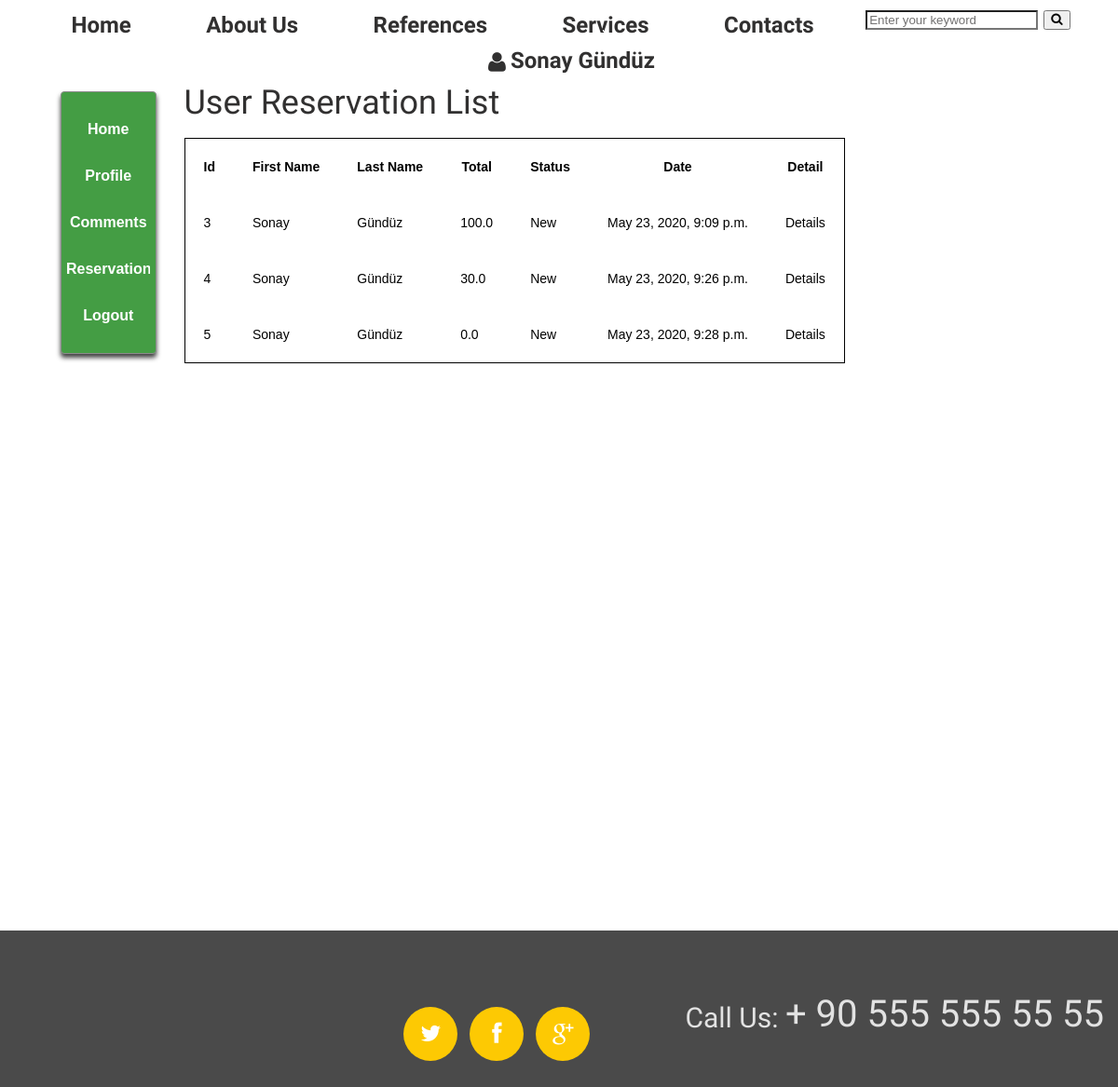
The page /user/reservations/ (signed in) on the database as committed earlier.
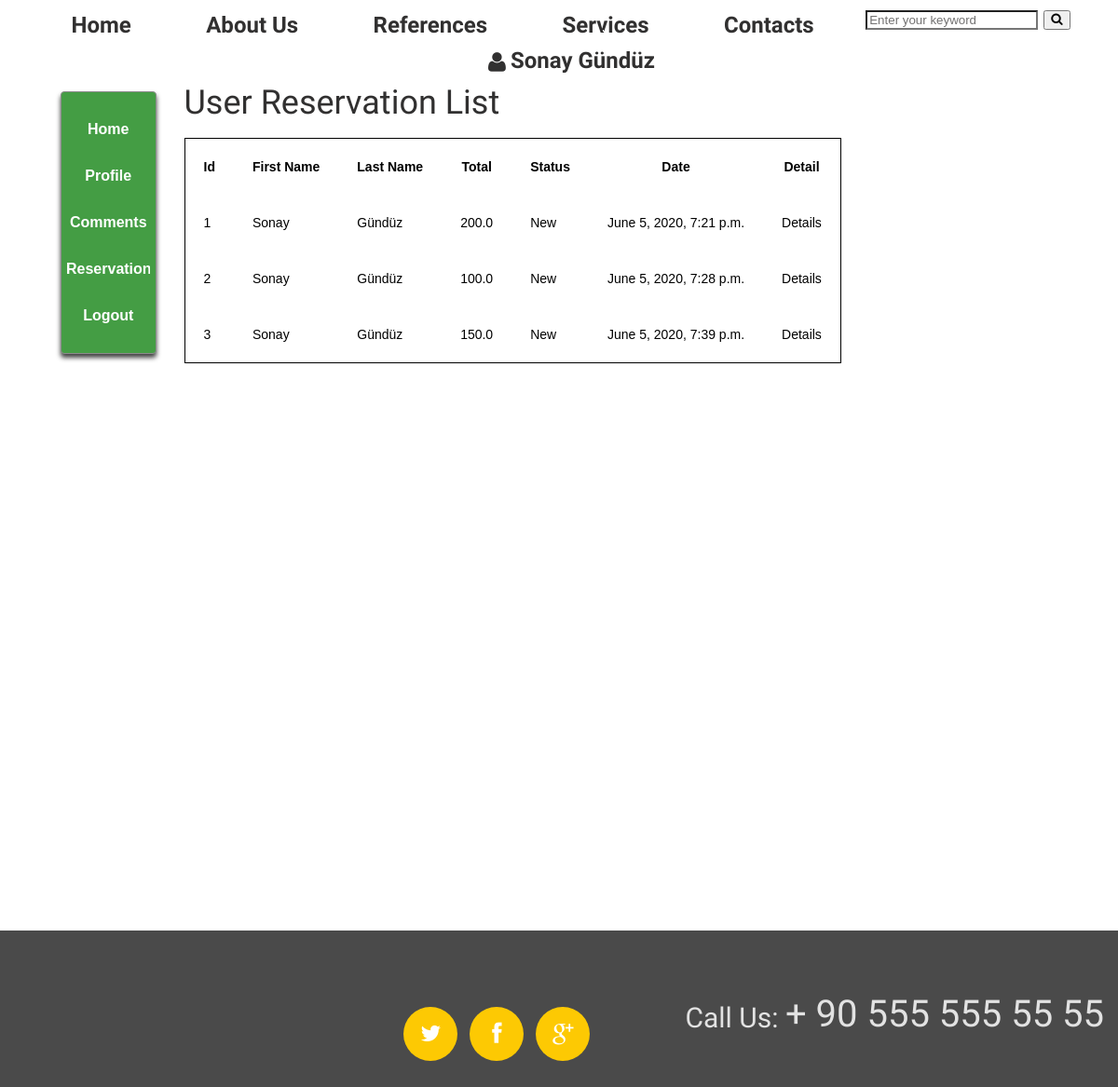
The same page on the database as committed later.
### reservation/models.py (models this page shows, shortened)
class Reservation(models.Model):
    STATUS =(
        ('New', 'New'),
        ('Accepted', 'Accepted'),
        ('Completed', 'Completed'),
        ('Canceled', 'Canceled'),
    )
    user = models.ForeignKey(User, on_delete=models.SET_NULL, null=True)
    code = models.CharField(max_length=5, editable=False)
    first_name = models.CharField(max_length=18)
    last_name = models.CharField(max_length=18)
    phone = models.CharField(blank=True, max_length=28)
    address = models.CharField(blank=True, max_length=150)
    city = models.CharField(blank=True, max_length=20)
    country = models.CharField(blank=True, max_length=20)
    total = models.FloatField()
    date = models.DateTimeField()
    kalkisyeri = models.CharField(max_length=255, blank=True, verbose_name="Kalkış Yeri")
    varisyeri = models.CharField(max_length=255, blank=True, verbose_name="Varış Yeri")
    status = models.CharField(max_length=18, choices=STATUS, default='New')
    ip = models.CharField(blank=True, max_length=20)
    adminnote = models.CharField(blank=True, max_length=100)
    created_at = models.DateTimeField(auto_now_add=True)
    updated_at = models.DateTimeField(auto_now_add=True)

### user/views.py (the view)
# urls.py: path('reservations/', views.reservations, name='reservations'),
@login_required(login_url='/login')
def reservations(request):
    category = Category.objects.all()
    current_user = request.user
    reservations = Reservation.objects.filter(user_id=current_user.id)
    context = {
        'category': category,
        'reservations': reservations,
    }
    return render(request, 'user_reservations.html', context)

### user/templates/user_reservations.html (shortened to what this page needs)
{% extends "homebase.html" %}
{% block content %}
<div class="content" style="background: white; padding-bottom: 1000px">
		<div class="grid_9" style="margin-left: 50px; margin-top: -10px">
			<div class="grid_3">
				{% include "user_panel.html" %}
			</div>
			<div class="grid_9">
				<div class="section-title">
					<h3 class="title"> User Reservation List </h3>
				</div>
				<table style="border: 1px solid black">
						<tr>
							<th class="text-left" style="padding: 20px">Id</th>
							<th class="text-left" style="padding: 20px">First Name</th>
							<th class="text-left"style="padding: 20px" >Last Name</th>
							<th class="text-left" style="padding: 20px">Total</th>
							<th class="text-left" style="padding: 20px">Status</th>
							<th class="text-left" style="padding: 20px">Date</th>
							<th class="text-left" style="padding: 20px">Detail</th>
						</tr>
					{% for rs in reservations %}
						<tr>
							<td class="text-left" style="padding: 20px">{{rs.id}}</td>
							<td class="text-left" style="padding: 20px">{{rs.first_name}}</td>
							<td class="text-left" style="padding: 20px">{{rs.last_name}}</td>
							<td class="text-left" style="padding: 20px">{{rs.total}}</td>
							<td class="text-left" style="padding: 20px">{{rs.status}}</td>
							<td class="text-left" style="padding: 20px">{{rs.created_at}}</td>
							<td class="text-left" style="padding: 20px"><a class="btn-small" href="/user/reservationdetail/{{rs.id}}"> Details </a> </td>
						</tr>
					{% endfor %}
				</table>
			</div>
		</div>
</div>
{% endblock %}

### home/templates/homebase.html (shortened to what this page needs)
<!DOCTYPE html>
<html lang="en">
		<head>
		{% load static %}
		<link rel="stylesheet" href="{% static 'booking/css/booking.css' %}">
		<link rel="stylesheet" href="{% static 'css/camera.css' %}">
		<link rel="stylesheet" href="{% static 'css/owl.carousel.css' %}">
		<link rel="stylesheet" href="{% static 'css/style.css' %}">
	</head>
	{% include 'header.html' %}
	{% block content %} {% endblock %}
	{% include 'footer.html' %}
<body>
</body>
</html>

### home/templates/header.html (shortened to what this page needs)
{% load static %}
<div class="main" style="margin-top: -24px">
<header>
	<div class="menu_block">
		<div class="container_12" >
			<div class="grid_12" style="margin-top: 20px">
				<nav class="horizontal-nav full-width horizontalNav-notprocessed">
					<ul class="sf-menu">
						<li><a href="/">Home</a></li>
						<li><a href="/about">About Us</a></li>
						<li><a href="/references">References</a></li>
						{% load mptt_tags %}
						<li> <a href="/services">Services</a>
						</li>
						<li><a href="/contact">Contacts</a></li>
						<li>
							<div class="header-search">
								<form action="/search/" method="post">
							 		<input name="q" id="q" class="input search-input" type="text" placeholder="Enter your keyword">
									<button class="search-btn"><i class="fa fa-search"></i> </button>
								</form>
							</div>
						</li>
						<li>
							{% if user.id is not None %}
								<a href="/user" ><i class="fa fa-user" style="margin-right: 5px"></i>{{user.first_name}} {{user.last_name}}</a>
							{% else %}
								<a href="/login" class="text-uppercases">Login</a> / <a href="/signup/" class="text-uppercases">Sign Up</a>
							{% endif %}
						</li>
					</ul>
				</nav>
			</div>
		</div>
	</div>
</header>
</div>

### user/templates/user_panel.html (shortened to what this page needs)
<div class="container" style="margin-top: 20px">
  <div class="link">
  </div>
  <div class="link">
  </div>
  <div class="link">
  </div>
   <div class="link">
  </div>
  <div class="link">
  </div>
</div>

### home/templates/footer.html (shortened to what this page needs)
<footer>
			<div class="container_12">
				<div class="grid_12">
					<div class="f_phone"><span> Call Us: </span> + 90 555 555 55 55</div>
					<div class="socials">
						<a href="#" class="fa fa-twitter"></a>
						<a href="#" class="fa fa-facebook"></a>
						<a href="#" class="fa fa-google-plus"></a>
					</div>
				</div>
			</div>
		</footer>

### home/static/css/style.css (style rules this page uses)
html { width: 100%; }
* { -webkit-text-size-adjust: none; }
body { position: relative; background-color: #4a4a4a; color: #878787; font: 14px/20px 'Open Sans', sans-serif; }
input { border-radius: 0 !important; outline: none !important; }
h1, h2, h3, h4, h5, h6 { font-weight: normal; color: #3e454c; font-family: 'Roboto Condensed', sans-serif; }
h3 { font-size: 36px; line-height: 36px; color: #313030; padding-top: 14px; margin-bottom: 20px; }
ul { padding: 0; margin: 0; list-style: none; }
a { text-decoration: none; color: inherit; outline: none; transition: 0.5s ease; -o-transition: 0.5s ease; -webkit-transition: 0.5s ease; }
.main { background-color: #fff; }
header { display: block; }
.content { padding-bottom: 113px; }
footer { display: block; padding: 0px 0 60px; font-size: 14px; color: #aaa; line-height: 18px; font-family: 'Roboto Condensed', sans-serif; }
.f_phone { padding-top: 72px; font-size: 40px; line-height: 36px; float: right; color: #e2e2e2; }
.f_phone span { position: relative; top: 4px; font-size: 30px; }
.socials { margin-right: 96px; padding-top: 82px; float: right; overflow: hidden; }
.socials a { display: block; float: left; margin: 0 6px 0 7px; color: #fff; text-align: center; background-color: #fdc903; border-radius: 500px; width: 58px; height: 58px; font-size: 24px; line-height: 58px; }

### home/static/css/grid.css (style rules this page uses)
body { min-width: 1200px; }
.container_12 { margin-left: auto; margin-right: auto; width: 1200px; }
.grid_1, .grid_2, .grid_3, .grid_4, .grid_5, .grid_6, .grid_7, .grid_8, .grid_9, .grid_10, .grid_11, .grid_12 { display:inline; float: left; position: relative; margin-left: 15px; margin-right: 15px; }
.container_12 .grid_12 { width:1170px; }

### home/static/css/superfish.css (style rules this page uses)
.menu_block { z-index: 999; position: relative; background: url(../images/menu_bg.png) 0 0 repeat-x #d8d8db; padding: 12px 0 11px; }
.menu_block nav { position: relative; font-family: 'Marvel', sans-serif; }
nav>.sf-menu { z-index: 990; text-align: center; position: relative; }
nav { position:relative;padding: 0px 0 0 0; }
.sf-menu>li { display: block; position: relative; display: inline-block; font-size: 24px; line-height: 20px; }
.sf-menu>li+li { margin-left: 27px; }
.sf-menu>li>a { font-weight: bold; text-align: center; color: #313030; display: block; padding: 9px 25px; }
.sf-menu>li>a.sf-with-ul:after { position: absolute; content: ''; left: 50%; margin-left: -3px; width: 5px; background: url(../images/arrows.png) 0 0 no-repeat; height: 4px; bottom: 10px; pointer-events: none; z-index: 999; display: block; }

### home/templates/header.html (style rules this page uses)
ul:before, ul:after { content: " "; display: table; }
ul:after { clear: both; }

### user/templates/user_panel.html (style rules this page uses)
html, body { padding:0px; margin:0px; font-family: 'Raleway', sans-serif; color: #000000; height:100%; }
.container { max-width:200px; background: #449d44; margin:40px auto; padding:10px 0px 20px 0px; border:1px solid #8c8c8c; border-radius:4px; box-shadow:0px 4px 5px rgba(0, 0, 0, 0.75); }
.link { font-size:16px; font-weight: bold; text-align:center; position:relative; height:40px; line-height:40px; margin-top:10px; overflow:hidden; width:90%; margin-left:5%; cursor:pointer; }
.link:after { content: ''; position:absolute; width:80%; border-bottom:1px solid rgba(255, 255, 255, 0.5); bottom:50%; left:-100%; transition-delay: 0.5s; transition: all 0.5s; }

Rows that differ between the two databases and show on the page:
removed Reservation: id "4", first_name "Sonay", last_name "Gündüz", total "30.0", status "New", created_at "May 23, 2020, 9:26 p.m."
removed Reservation: id "5", first_name "Sonay", last_name "Gündüz", total "0.0", status "New", created_at "May 23, 2020, 9:28 p.m."
added Reservation: id "1", first_name "Sonay", last_name "Gündüz", total "200.0", status "New", created_at "June 5, 2020, 7:21 p.m."
added Reservation: id "2", first_name "Sonay", last_name "Gündüz", total "100.0", status "New", created_at "June 5, 2020, 7:28 p.m."
changed Reservation id 3: total "100.0" → "150.0"; created_at "May 23, 2020, 9:09 p.m." → "June 5, 2020, 7:39 p.m."
